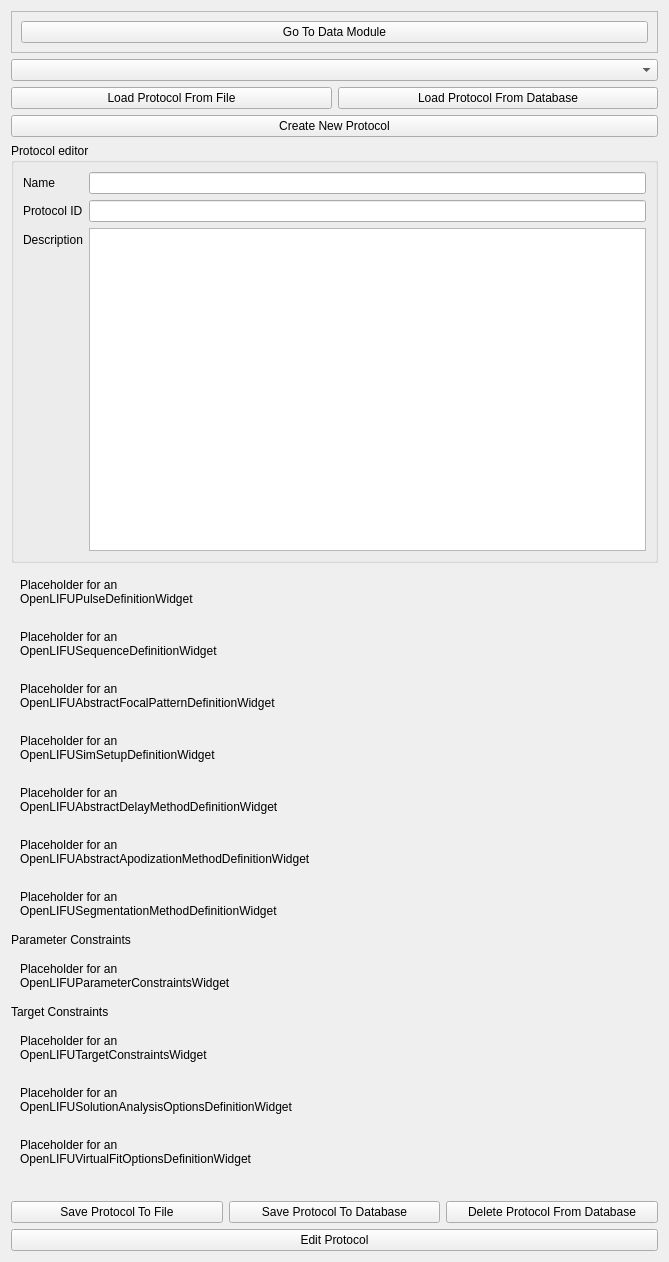
<?xml version="1.0" encoding="UTF-8"?>
<ui version="4.0">
 <class>OpenLIFUProtocolConfig</class>
 <widget class="qMRMLWidget" name="OpenLIFUProtocolConfig">
  <property name="geometry">
   <rect>
    <x>0</x>
    <y>0</y>
    <width>669</width>
    <height>1262</height>
   </rect>
  </property>
  <layout class="QVBoxLayout" name="protocolConfigLayout">
   <item>
    <widget class="QFrame" name="goToDataModulePushButtonFrame">
     <property name="frameShape">
      <enum>QFrame::StyledPanel</enum>
     </property>
     <property name="frameShadow">
      <enum>QFrame::Raised</enum>
     </property>
     <layout class="QVBoxLayout" name="verticalLayout_11">
      <item>
       <widget class="QPushButton" name="goToDataModulePushButton">
        <property name="text">
         <string>Go To Data Module</string>
        </property>
       </widget>
      </item>
     </layout>
    </widget>
   </item>
   <item>
    <widget class="ctkComboBox" name="protocolSelector"/>
   </item>
   <item>
    <layout class="QHBoxLayout" name="protocolButtonsLayout">
     <item>
      <widget class="QPushButton" name="loadProtocolFromFileButton">
       <property name="toolTip">
        <string>Load an openlifu protocol from json</string>
       </property>
       <property name="text">
        <string>Load Protocol From File</string>
       </property>
      </widget>
     </item>
     <item>
      <widget class="QPushButton" name="loadProtocolFromDatabaseButton">
       <property name="text">
        <string>Load Protocol From Database</string>
       </property>
      </widget>
     </item>
    </layout>
   </item>
   <item>
    <widget class="QWidget" name="permissionsWidget1" native="true">
     <property name="slicer.openlifu.allowed-roles" stdset="0">
      <stringlist>
       <string>admin</string>
      </stringlist>
     </property>
     <layout class="QVBoxLayout" name="verticalLayout">
      <property name="leftMargin">
       <number>0</number>
      </property>
      <property name="topMargin">
       <number>0</number>
      </property>
      <property name="rightMargin">
       <number>0</number>
      </property>
      <property name="bottomMargin">
       <number>0</number>
      </property>
      <item>
       <widget class="QPushButton" name="createNewProtocolButton">
        <property name="toolTip">
         <string>Create a new openlifu protocol</string>
        </property>
        <property name="text">
         <string>Create New Protocol</string>
        </property>
       </widget>
      </item>
      <item>
       <widget class="QGroupBox" name="protocolEditorSectionGroupBox">
        <property name="title">
         <string>Protocol editor</string>
        </property>
        <layout class="QFormLayout" name="protocolEditorSectionLayout">
         <item row="0" column="0">
          <widget class="QLabel" name="protocolNameLabel">
           <property name="toolTip">
            <string>The name of the protocol</string>
           </property>
           <property name="text">
            <string>Name</string>
           </property>
          </widget>
         </item>
         <item row="0" column="1">
          <widget class="QLineEdit" name="protocolNameLineEdit">
           <property name="toolTip">
            <string>The name of the protocol</string>
           </property>
          </widget>
         </item>
         <item row="1" column="0">
          <widget class="QLabel" name="protocolIdLabel">
           <property name="toolTip">
            <string>The unique identifier of the protocol</string>
           </property>
           <property name="text">
            <string>Protocol ID</string>
           </property>
          </widget>
         </item>
         <item row="1" column="1">
          <widget class="QLineEdit" name="protocolIdLineEdit">
           <property name="toolTip">
            <string>The unique identifier of the protocol</string>
           </property>
          </widget>
         </item>
         <item row="2" column="0">
          <widget class="QLabel" name="protocolDescriptionLabel">
           <property name="toolTip">
            <string>A more detailed description of the protocol</string>
           </property>
           <property name="text">
            <string>Description</string>
           </property>
          </widget>
         </item>
         <item row="2" column="1">
          <widget class="QPlainTextEdit" name="protocolDescriptionTextEdit">
           <property name="toolTip">
            <string>A more detailed description of the protocol</string>
           </property>
          </widget>
         </item>
        </layout>
       </widget>
      </item>
      <item>
       <widget class="QWidget" name="pulseDefinitionWidgetPlaceholder" native="true">
        <layout class="QVBoxLayout" name="verticalLayout_3">
         <item>
          <widget class="QLabel" name="pulseDefinitionWidgetPlaceholderLabel">
           <property name="text">
            <string>Placeholder for an
OpenLIFUPulseDefinitionWidget</string>
           </property>
          </widget>
         </item>
        </layout>
       </widget>
      </item>
      <item>
       <widget class="QWidget" name="sequenceDefinitionWidgetPlaceholder" native="true">
        <layout class="QVBoxLayout" name="verticalLayout_4">
         <item>
          <widget class="QLabel" name="sequenceDefinitionWidgetPlaceholderLabel">
           <property name="text">
            <string>Placeholder for an
OpenLIFUSequenceDefinitionWidget</string>
           </property>
          </widget>
         </item>
        </layout>
       </widget>
      </item>
      <item>
       <widget class="QWidget" name="abstractFocalPatternDefinitionWidgetPlaceholder" native="true">
        <layout class="QVBoxLayout" name="verticalLayout_8">
         <item>
          <widget class="QLabel" name="abstractFocalBatternDefinitionWidgetPlaceholderLabel">
           <property name="text">
            <string>Placeholder for an
OpenLIFUAbstractFocalPatternDefinitionWidget</string>
           </property>
          </widget>
         </item>
        </layout>
       </widget>
      </item>
      <item>
       <widget class="QWidget" name="simSetupDefinitionWidgetPlaceholder" native="true">
        <layout class="QVBoxLayout" name="verticalLayout_7">
         <item>
          <widget class="QLabel" name="simSetupDefinitionWidgetPlaceholderLabel">
           <property name="text">
            <string>Placeholder for an
OpenLIFUSimSetupDefinitionWidget</string>
           </property>
          </widget>
         </item>
        </layout>
       </widget>
      </item>
      <item>
       <widget class="QWidget" name="abstractDelayMethodDefinitionWidgetPlaceholder" native="true">
        <layout class="QVBoxLayout" name="verticalLayout_9">
         <item>
          <widget class="QLabel" name="abstractDelayMethodDefinitionWidgetPlaceholderLabel">
           <property name="text">
            <string>Placeholder for an
OpenLIFUAbstractDelayMethodDefinitionWidget</string>
           </property>
          </widget>
         </item>
        </layout>
       </widget>
      </item>
      <item>
       <widget class="QWidget" name="abstractApodizationMethodDefinitionWidgetPlaceholder" native="true">
        <layout class="QVBoxLayout" name="verticalLayout_10">
         <item>
          <widget class="QLabel" name="abstractApodizationMethodDefinitionWidgetPlaceholderLabel">
           <property name="text">
            <string>Placeholder for an
OpenLIFUAbstractApodizationMethodDefinitionWidget</string>
           </property>
          </widget>
         </item>
        </layout>
       </widget>
      </item>
      <item>
       <widget class="QWidget" name="segmentationMethodDefinitionWidgetPlaceholder" native="true">
        <layout class="QVBoxLayout" name="verticalLayout_13">
         <item>
          <widget class="QLabel" name="segmentationMethodDefinitionWidgetPlaceholderLabel">
           <property name="text">
            <string>Placeholder for an
OpenLIFUSegmentationMethodDefinitionWidget</string>
           </property>
          </widget>
         </item>
        </layout>
       </widget>
      </item>
      <item>
       <widget class="QLabel" name="parameterConstraintsLabel">
        <property name="text">
         <string>Parameter Constraints</string>
        </property>
       </widget>
      </item>
      <item>
       <widget class="QWidget" name="parameterConstraintsWidgetPlaceholder" native="true">
        <layout class="QVBoxLayout" name="verticalLayout_14">
         <item>
          <widget class="QLabel" name="parameterConstraintsWidgetPlaceholderLabel">
           <property name="text">
            <string>Placeholder for an
OpenLIFUParameterConstraintsWidget</string>
           </property>
          </widget>
         </item>
        </layout>
       </widget>
      </item>
      <item>
       <widget class="QLabel" name="targetConstraintsLabel">
        <property name="text">
         <string>Target Constraints</string>
        </property>
       </widget>
      </item>
      <item>
       <widget class="QWidget" name="targetConstraintsWidgetPlaceholder" native="true">
        <layout class="QVBoxLayout" name="verticalLayout_15">
         <item>
          <widget class="QLabel" name="targetConstraintsWidgetPlaceholderLabel">
           <property name="text">
            <string>Placeholder for an
OpenLIFUTargetConstraintsWidget</string>
           </property>
          </widget>
         </item>
        </layout>
       </widget>
      </item>
      <item>
       <widget class="QWidget" name="solutionAnalysisOptionsDefinitionWidgetPlaceholder" native="true">
        <layout class="QVBoxLayout" name="verticalLayout_16">
         <item>
          <widget class="QLabel" name="solutionAnalysisOptionsDefinitionWidgetPlaceholderLabel">
           <property name="text">
            <string>Placeholder for an
OpenLIFUSolutionAnalysisOptionsDefinitionWidget</string>
           </property>
          </widget>
         </item>
        </layout>
       </widget>
      </item>
      <item>
       <widget class="QWidget" name="virtualFitOptionsDefinitionWidgetPlaceholder" native="true">
        <layout class="QVBoxLayout" name="verticalLayout_17">
         <item>
          <widget class="QLabel" name="virtualFitOptionsDefinitionWidgetPlaceholderLabel">
           <property name="text">
            <string>Placeholder for an
OpenLIFUVirtualFitOptionsDefinitionWidget</string>
           </property>
          </widget>
         </item>
        </layout>
       </widget>
      </item>
      <item>
       <widget class="QLabel" name="saveStateLabel">
        <property name="alignment">
         <set>Qt::AlignCenter</set>
        </property>
       </widget>
      </item>
      <item>
       <layout class="QHBoxLayout" name="protocolSaveDeleteButtonsLayout">
        <item>
         <widget class="QPushButton" name="protocolFileSaveButton">
          <property name="text">
           <string>Save Protocol To File</string>
          </property>
         </widget>
        </item>
        <item>
         <widget class="QPushButton" name="protocolDatabaseSaveButton">
          <property name="text">
           <string>Save Protocol To Database</string>
          </property>
         </widget>
        </item>
        <item>
         <widget class="QPushButton" name="protocolDatabaseDeleteButton">
          <property name="text">
           <string>Delete Protocol From Database</string>
          </property>
         </widget>
        </item>
       </layout>
      </item>
      <item>
       <widget class="QPushButton" name="protocolEditRevertDiscardButton">
        <property name="text">
         <string>Edit Protocol</string>
        </property>
       </widget>
      </item>
     </layout>
    </widget>
   </item>
  </layout>
 </widget>
 <customwidgets>
  <customwidget>
   <class>qMRMLWidget</class>
   <extends>QWidget</extends>
   <header>qMRMLWidget.h</header>
   <container>1</container>
  </customwidget>
  <customwidget>
   <class>ctkComboBox</class>
   <extends>QComboBox</extends>
   <header>ctkComboBox.h</header>
   <container>1</container>
  </customwidget>
 </customwidgets>
 <resources/>
 <connections/>
</ui>
